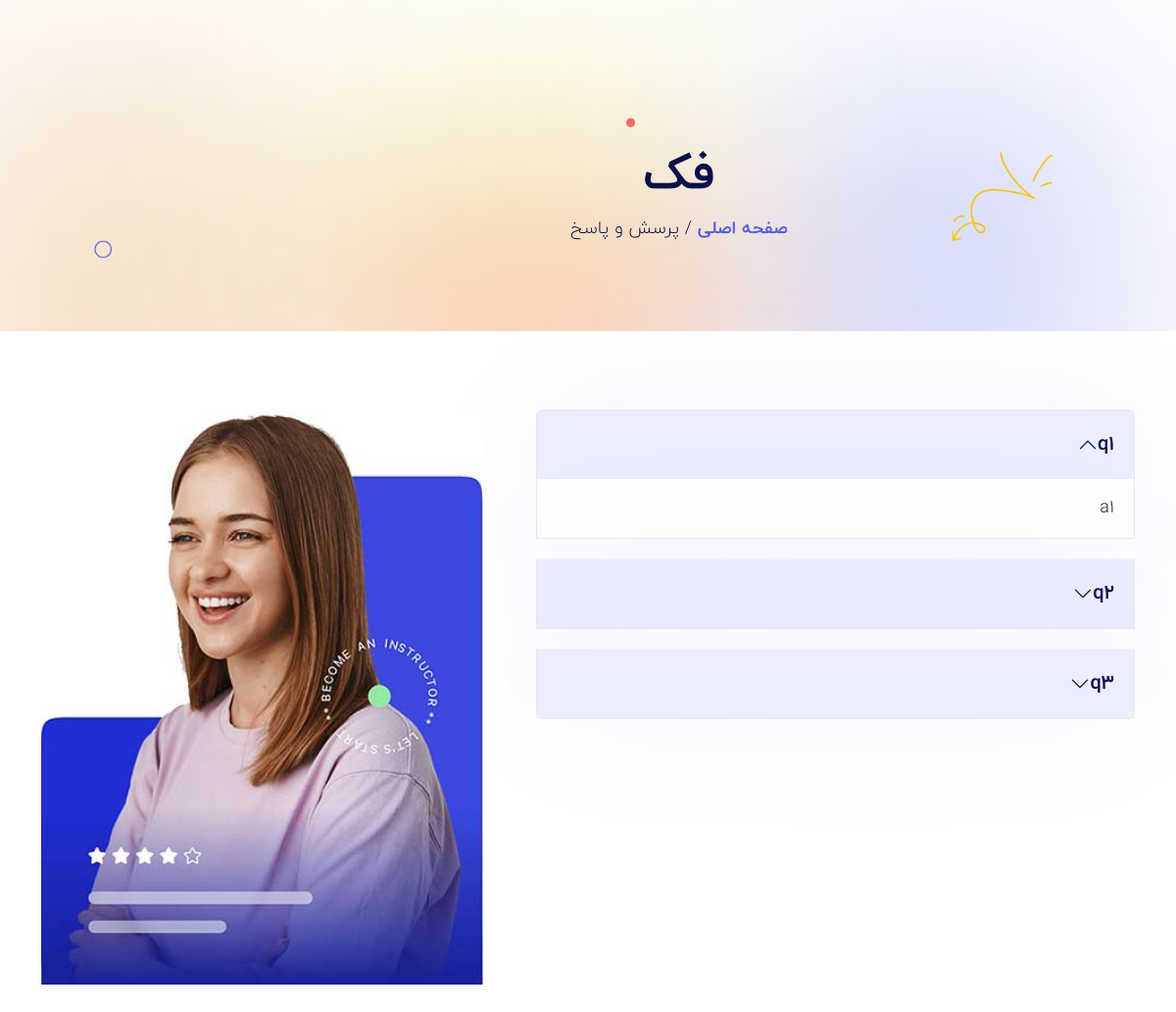
Screenshot of /about/faq/ with the database file from the repository.
### about_us/models.py (models this page shows, shortened)
class FAQ(models.Model):
    question = models.CharField(max_length=255)
    answer = models.TextField()
    order = models.PositiveIntegerField(default=1)
    is_active = models.BooleanField(default=True)
    class Meta:
        ordering = ["order"]
        verbose_name = "سوال"
        verbose_name_plural = "سوالات"

class FAQPage(models.Model):
    image = models.ImageField(upload_to="faq/")
    class Meta:
        verbose_name = "صفحه سوالات متداول"
        verbose_name_plural = "صفحه سوالات متداول"

### about_us/views.py (the view)
class FAQView(TemplateView):
    template_name = "about_us/faq.html"
    def get_context_data(self, **kwargs):
        context = super().get_context_data(**kwargs)
        context["faq_page"] = FAQPage.objects.first()
        context["faqs"] = FAQ.objects.filter(
            is_active=True
        )
        return context

### site_setting/context_processors.py (called while the page is built)
def site_setting(request):
    return {
        "site_setting":
            SiteSetting.objects.filter(
                is_active=True
            ).first(),
        "footer_boxes":
            FooterBox.objects.prefetch_related(
                "links"
            )
    }

### about_us/templates/about_us/faq.html
{% extends "base.html" %}
{% load static %}
{% load poll_extras %}
{% block content %}
    <section class="section-top">
        <div class="container">
            <div class="col-lg-10 offset-lg-1 text-center">
                <div class="section-top-title wow fadeInRight" data-wow-duration="1s" data-wow-delay="0.3s"
                    data-wow-offset="0">
                    <h1>فک</h1>
                    <ul>
                        <li><a href="{% url "home" %}">صفحه اصلی</a></li>
                        <li>/ پرسش و پاسخ</li>
                    </ul>
                </div>
            </div>
        </div>
    </section>
    <section class="faq_area section-padding">
        <div class="container">
            <div class="row justify-content-center">
                <div class="col-lg-7 col-sm-12 col-xs-12">
                    <div class="accordion" id="accordionExample">
                        {% for faq in faqs %}
                            <div class="accordion-item">
                                <h2 class="accordion-header">
                                    <button
                                        class="accordion-button {% if not forloop.first %}collapsed{% endif %}"
                                        type="button"
                                        data-bs-toggle="collapse"
                                        data-bs-target="#collapse{{ forloop.counter }}">
                                        {{ faq.question }}
                                    </button>
                                </h2>
                                <div
                                    id="collapse{{ forloop.counter }}"
                                    class="accordion-collapse collapse {% if forloop.first %}show{% endif %}"
                                    data-bs-parent="#accordionExample">
                                    <div class="accordion-body">
                                        {{ faq.answer }}
                                    </div>
                                </div>
                            </div>
                        {% endfor %}
                    </div>
                </div>
                <div class="col-lg-5 col-sm-12 col-xs-12">
                    <div class="faq_img"><img src="{{ faq_page.image.url }}" alt="faq image"></div>
                </div>
            </div>
        </div>
    </section>
{% endblock content %}

### static/css/style.css (style rules this page uses)
body { color: #6d7193; font-family: "Inria Sans", sans-serif; font-size: 18px; font-weight: 400; line-height: 28px; background:#fff; overflow-x:hidden; }
html, body { height: 100%;position:relative; }
h1, h2, h3, h4, h5, h6 { letter-spacing: 0px; margin: 0px; color: #0b104a; font-weight: 400; }
a { font-family: "Inria Sans", sans-serif; text-decoration: none; color: #0b104a; -webkit-transition: all 0.2s ease 0s; transition: all 0.2s ease 0s; }
ul, li { margin: 0; padding: 0; }
ul { list-style:none; }
.section-padding { padding:80px 0; }
.faq_img img { width:100%; }
.accordion { margin-left:30px; }
.accordion-item { border: 1px solid #e8e8e9; margin-bottom: 15px; -webkit-box-shadow: 0px 0px 150px 0px rgba(78, 67, 250, 0.06); box-shadow: 0px 0px 150px 0px rgba(78, 67, 250, 0.06); background: #fff; margin-bottom: 20px; }
.accordion-item:not(:first-of-type) { border-top: 1px solid #FFEFEE; }
.accordion-header { background: #ECEDFF !important; padding: 7px 0; -webkit-box-shadow: none; box-shadow: none; }
.accordion-button { background:none!important; color: #0b104a !important; font-weight: 700; font-size:20px; }
.accordion-button:not(.collapsed) { color:#0b104a!important; -webkit-box-shadow: none !important; box-shadow: none !important; }
.section-top { padding-top:150px; position: relative; background: url(../img/bg/section-top.jpg); background-size: cover; background-position: center; padding-bottom: 90px; }
.section-top-title { position: relative; }
.section-top-title h1 { margin-bottom: 10px; text-transform: capitalize; font-weight: 700; font-size: 50px; }
.section-top-title ul li { color: #0b104a !important;display: inline-block; }
.section-top-title ul li a { color: #525fe1!important;font-weight: 600; }
body,h1,h2,h3,h4,h5,a,p { font-family: iranyekan!important; }

### rows the page displays
FAQ: question "q1", answer "a1"
FAQ: question "q2"
FAQ: question "q3"
FAQPage: image (picture)
